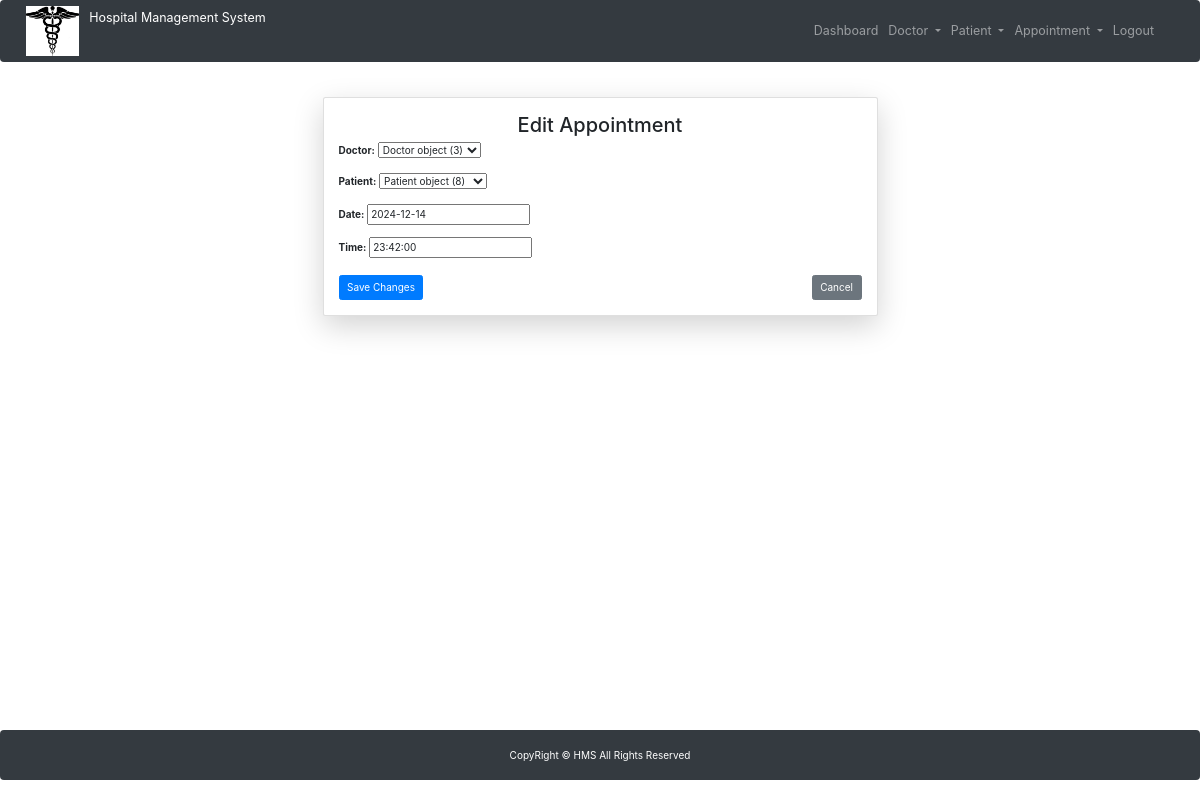
Screenshot of /edit-appointment/11/ (signed in) with the database file from the repository.
### hospital/models.py (models this page shows)
class Appointment(models.Model):
    doctor = models.ForeignKey(Doctor, on_delete=models.CASCADE)
    patient = models.ForeignKey(Patient, on_delete=models.CASCADE)
    date = models.DateField()
    time = models.TimeField()

### hospital/views.py (the view)
# urls.py: path('edit-appointment/<int:pid>/', Edit_Appointment, name='edit_appointment'),
def Edit_Appointment(request, pid):
    if not request.user.is_staff:
        return redirect('login')
    appointment = get_object_or_404(Appointment, id=pid)
    if request.method == 'POST':
        form = AppointmentForm(request.POST, instance=appointment)
        if form.is_valid():
            form.save()
            messages.success(request, "Appointment details updated successfully!")
            return redirect('view_appointment')
    else:
        form = AppointmentForm(instance=appointment)
    return render(request, 'edit_appointment.html', {'form': form, 'appointment': appointment})

### hospital/forms.py
class AppointmentForm(forms.ModelForm):
    class Meta:
        model = Appointment
        fields = ['doctor', 'patient', 'date', 'time']  # Include relevant fields

### hospital/templates/edit_appointment.html (shortened to what this page needs)
<!DOCTYPE html>
<html lang="en">
<head>
    {% include 'base.html' %}
    {% include 'navigation.html' %}
</head>
<body>
{% block content %}
<div class="container mt-4 d-flex justify-content-center">
  <div class="card shadow-lg p-4 w-50">
    <h2 class="text-center">Edit Appointment</h2>
    <form method="post">
      {{ form.as_p }}
      <div class="d-flex justify-content-between mt-4">
        <button type="submit" class="btn btn-primary">Save Changes</button>
        <a href="{% url 'view_appointment' %}" class="btn btn-secondary">Cancel</a>
      </div>
    </form>
  </div>
</div>
{% endblock content %}
</body>
</html>
{% include 'footer.html' %}

### rows the page displays
Appointment: doctor "Doctor object (3)", patient "Patient object (8)", date "2024-12-14", time "23:42:00"
